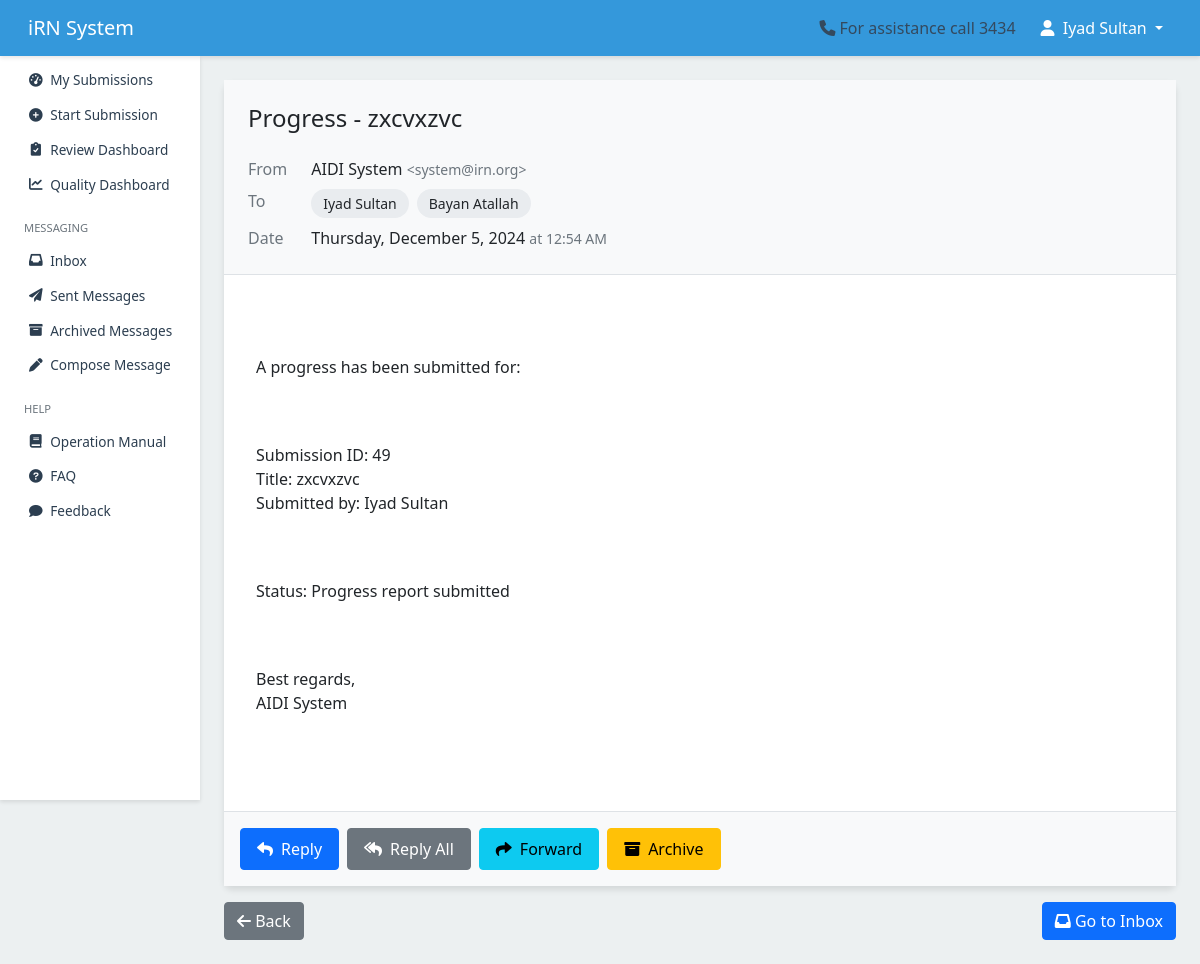
The app's page /messaging/message/307/ (signed in) with its own data.
### messaging/models.py (models this page shows, shortened)
class Message(models.Model):
    sender = models.ForeignKey(User, related_name='sent_messages', on_delete=models.CASCADE)
    recipients = models.ManyToManyField(User, related_name='received_messages')
    cc = models.ManyToManyField(User, related_name='cc_messages', blank=True)
    bcc = models.ManyToManyField(User, related_name='bcc_messages', blank=True)
    subject = models.CharField(max_length=255)
    body = models.TextField()
    respond_by = models.DateTimeField(default=get_default_respond_by, blank=True, null=True)
    sent_at = models.DateTimeField(auto_now_add=True)
    is_archived = models.BooleanField(default=False)
    hashtags = models.CharField(max_length=255, blank=True, null=True)
    thread_id = models.UUIDField(default=uuid.uuid4, editable=False, null=True, blank=True)
    related_submission = models.ForeignKey(
        'submission.Submission',
        on_delete=models.SET_NULL,
        null=True,
        blank=True,
        related_name='related_messages'
    )
    objects = MessageManager()
    message_type = models.CharField(
    max_length=20,
        choices=[
            ('decision', 'Decision'),
            ('notification', 'Notification'),
            ('general', 'General'),
        ],
        default='general'
)
    class Meta:
        ordering = ['-sent_at']

### messaging/views.py (the view)
# urls.py: path('message/<int:message_id>/', views.view_message, name='view_message'),
@login_required
def view_message(request, message_id):
    message = get_object_or_404(Message, id=message_id)
    read_status, created = MessageReadStatus.objects.get_or_create(
        user=request.user,
        message=message,
        defaults={'is_read': True}
    )
    if not read_status.is_read:
        read_status.is_read = True
        read_status.save()
    return render(request, 'messaging/view_message.html', {'message': message})

### messaging/templates/messaging/view_message.html (shortened to what this page needs)
{% extends 'users/base.html' %}
{% load static %}
{% block content %}
<div class="message-container">
    <div class="card">
        <div class="message-header">
            <h1 class="message-subject">{{ message.subject }}</h1>
            <div class="message-meta">
                <span class="message-meta-label">From</span>
                <span class="message-meta-content">
                    {{ message.sender.get_full_name|default:message.sender.username }}
                    <small class="text-muted">&lt;{{ message.sender.email }}&gt;</small>
                </span>
                <span class="message-meta-label">To</span>
                <div class="message-meta-content recipient-list">
                    {% for recipient in message.recipients.all %}
                        <span class="recipient-chip">
                            {{ recipient.get_full_name|default:recipient.username }}
                        </span>
                    {% endfor %}
                </div>
                <span class="message-meta-label">Date</span>
                <span class="message-meta-content">
                    {{ message.sent_at|date:"l, F j, Y" }}
                    <small class="text-muted">at {{ message.sent_at|date:"g:i A" }}</small>
                </span>
            </div>
        </div>
        <div class="message-body">
            {{ message.body|linebreaks }}
        </div>
        <div class="message-footer">
            <div class="message-actions">
                <a href="{% url 'messaging:reply' message.id %}" class="btn btn-primary">
                    <i class="fas fa-reply"></i>
                    Reply
                </a>
                <a href="{% url 'messaging:reply_all' message.id %}" class="btn btn-secondary">
                    <i class="fas fa-reply-all"></i>
                    Reply All
                </a>
                <a href="{% url 'messaging:forward' message.id %}" class="btn btn-info">
                    <i class="fas fa-share"></i>
                    Forward
                </a>
                <form method="post" action="{% url 'messaging:archive_message' %}" class="d-inline">
                    <button type="submit" class="btn {% if user == message.sender %}btn-danger{% else %}btn-warning{% endif %}"
                            onclick="return confirm('Are you sure you want to archive this message?');">
                        <i class="fas fa-archive"></i>
                        Archive
                    </button>
                </form>
            </div>
        </div>
    </div>
    <div class="navigation-actions">
        <a href="javascript:history.back()" class="btn btn-secondary">
            <i class="fas fa-arrow-left"></i>
            Back
        </a>
        <a href="{% url 'messaging:inbox' %}" class="btn btn-primary">
            <i class="fas fa-inbox"></i>
            Go to Inbox
        </a>
    </div>
</div>
{% endblock %}

### users/templates/users/base.html (shortened to what this page needs)
{% load static %}
<!DOCTYPE html>
<html lang="en">
<head>
    {% load static %}
    <link href="https://cdn.jsdelivr.net/npm/bootstrap@5.1.3/dist/css/bootstrap.min.css" rel="stylesheet">
    <link href="https://cdnjs.cloudflare.com/ajax/libs/font-awesome/6.0.0-beta3/css/all.min.css" rel="stylesheet">
    <link href="https://cdn.jsdelivr.net/npm/select2@4.1.0-rc.0/dist/css/select2.min.css" rel="stylesheet">
    <link href="https://cdn.jsdelivr.net/npm/select2-bootstrap-5-theme@1.3.0/dist/select2-bootstrap-5-theme.min.css" rel="stylesheet">
</head>
<body>
    <nav class="navbar navbar-expand-lg navbar-dark">
        <div class="container-fluid">
            <a class="navbar-brand" href="/">iRN System</a>
            <div class="collapse navbar-collapse justify-content-end" id="navbarNav">
                <span class="me-3"><i class="fas fa-phone me-1"></i>For assistance call 3434</span>
                {% if user.is_authenticated %}
                    <ul class="navbar-nav">
                        <li class="nav-item dropdown">
                            <button class="nav-link dropdown-toggle btn btn-link"
                                    id="userDropdown"
                                    data-bs-toggle="dropdown"
                                    aria-expanded="false">
                                <i class="fas fa-user me-1"></i>
                                {{ user.get_full_name|default:user.username }}
                            </button>
                        </li>
                    </ul>
                {% endif %}
            </div>
        </div>
    </nav>
    <div class="container-fluid">
        <div class="row">
            <nav class="sidebar" id="sidebar">
                <div class="position-sticky">
                    <ul class="nav flex-column">
                        <li class="nav-item">
                            <a class="nav-link {% if request.resolver_match.url_name == 'dashboard' %}active{% endif %}"
                               href="{% url 'submission:dashboard' %}">
                                <i class="fas fa-tachometer-alt"></i>
                                <span>My Submissions</span>
                            </a>
                        </li>
                        <li class="nav-item">
                            <a class="nav-link {% if request.resolver_match.url_name == 'start_submission' %}active{% endif %}"
                               href="{% url 'submission:start_submission' %}">
                                <i class="fas fa-plus-circle"></i>
                                <span>Start Submission</span>
                            </a>
                        </li>
                        <li class="nav-item">
                            {% if request.user.groups.all|dictsort:"name"|join:"," in "IRB,OSAR,RC" %}
                            <a class="nav-link {% if request.resolver_match.url_name == 'review_dashboard' %}active{% endif %}"
                               href="{% url 'review:review_dashboard' %}">
                                <i class="fas fa-clipboard-check"></i>
                                <span>Review Dashboard</span>
                            </a>
                            {% endif %}
                        </li>
                        <li class="nav-item">
                            <a href="{% url 'review:quality_dashboard' %}" class="nav-link">
                                <i class="fas fa-chart-line"></i> Quality Dashboard
                            </a>
                        </li>
                        <li class="nav-item mt-3">
                            <div class="sidebar-heading px-3 py-2 text-muted small text-uppercase">
                                Messaging
                            </div>
                        </li>
                        <li class="nav-item">
                            <a class="nav-link {% if request.resolver_match.url_name == 'inbox' %}active{% endif %}"
                               href="{% url 'messaging:inbox' %}">
                                <i class="fas fa-inbox"></i>
                                <span>Inbox</span>
                            </a>
                        </li>
                        <li class="nav-item">
                            <a class="nav-link {% if request.resolver_match.url_name == 'sent_messages' %}active{% endif %}"
                               href="{% url 'messaging:sent_messages' %}">
                                <i class="fas fa-paper-plane"></i>
                                <span>Sent Messages</span>
                            </a>
                        </li>
                        <li class="nav-item">
                            <a class="nav-link {% if request.resolver_match.url_name == 'archived_messages' %}active{% endif %}"
                               href="{% url 'messaging:archived_messages' %}">
                                <i class="fas fa-archive"></i>
                                <span>Archived Messages</span>
                            </a>
                        </li>
                        <li class="nav-item">
                            <a class="nav-link {% if request.resolver_match.url_name == 'compose_message' %}active{% endif %}"
                               href="{% url 'messaging:compose_message' %}">
                                <i class="fas fa-pen"></i>
                                <span>Compose Message</span>
                            </a>
                        </li>
                        <li class="nav-item mt-3">
                            <div class="sidebar-heading px-3 py-2 text-muted small text-uppercase">
                                Help
                            </div>
                        </li>
                        <li class="nav-item">
                            <a class="nav-link" href="{% url 'users:operation_manual' %}" target="_blank">
                                <i class="fas fa-book"></i>
                                <span>Operation Manual</span>
                            </a>
                        </li>
                        <li class="nav-item">
                            <a class="nav-link" href="{% url 'users:faq' %}">
                                <i class="fas fa-question-circle"></i>
                                <span>FAQ</span>
                            </a>
                        </li>
                        <li class="nav-item">
                            <a class="nav-link" href="{% url 'feedback:submit_feedback' %}">
                                <i class="fas fa-comment"></i>
                                <span>Feedback</span>
                            </a>
                        </li>
                    </ul>
                </div>
            </nav>
            <main class="main-content">
                {% block content %}{% endblock %}
            </main>
        </div>
    </div>
</body>
</html>

### users/templates/users/base.html (style rules this page uses)
:root { --primary-color: #3498db; --secondary-color: #2c3e50; --background-color: #ecf0f1; --text-color: #34495e; --sidebar-width: 200px; --navbar-height: 56px; --shadow-sm: 0 2px 4px rgba(0,0,0,.1); --shadow-md: 0 4px 6px rgba(0,0,0,.1); --transition-default: all 0.3s ease; }
body { font-family: 'Segoe UI', Tahoma, Geneva, Verdana, sans-serif; background-color: var(--background-color); color: var(--text-color); min-height: 100vh; padding-top: var(--navbar-height); }
.navbar { background-color: var(--primary-color); box-shadow: var(--shadow-sm); height: var(--navbar-height); padding: 0 1rem; z-index: 1030; position: fixed; top: 0; right: 0; left: 0; }
.navbar-brand, .navbar-nav .nav-link { color: white !important; }
.sidebar { position: fixed; top: var(--navbar-height); left: 0; width: var(--sidebar-width); height: calc(100vh - var(--navbar-height)); background-color: white; box-shadow: var(--shadow-sm); padding-top: 0.5rem; z-index: 1020; overflow-y: auto; }
.sidebar .nav-link { color: var(--secondary-color); padding: 0.4rem 0.75rem; border-left: 3px solid transparent; transition: var(--transition-default); display: flex; align-items: center; gap: 0.35rem; font-size: 0.85rem; margin-bottom: 0.1rem; }
.sidebar .nav-link i { width: 1.1rem; text-align: center; }
.sidebar-heading { padding: 0.3rem 0.75rem !important; margin-bottom: 0.2rem !important; font-size: 0.7rem !important; }
.sidebar .nav-item.mt-3 { margin-top: 0.75rem !important; }
.main-content { margin-left: var(--sidebar-width); padding: 1.5rem; min-height: calc(100vh - var(--navbar-height)); width: calc(100% - var(--sidebar-width)); }
.card { box-shadow: var(--shadow-md); border: none; border-radius: 0.5rem; }

### messaging/templates/messaging/view_message.html (style rules this page uses)
.message-container { max-width: 100%; padding: 0; }
.message-header { background-color: #f8f9fa; border-bottom: 1px solid #dee2e6; padding: 1.5rem; }
.message-subject { font-size: 1.5rem; font-weight: 500; color: #212529; margin-bottom: 1.5rem; }
.message-meta { display: grid; grid-template-columns: auto 1fr; gap: 0.5rem 1.5rem; align-items: start; }
.message-meta-label { color: #6c757d; font-weight: 500; white-space: nowrap; }
.message-meta-content { color: #212529; word-break: break-word; }
.message-body { padding: 2rem; white-space: pre-wrap; color: #212529; min-height: 200px; background-color: white; }
.message-footer { background-color: #f8f9fa; border-top: 1px solid #dee2e6; padding: 1rem; }
.message-actions { display: flex; gap: 0.5rem; flex-wrap: wrap; }
.message-actions .btn { display: inline-flex; align-items: center; gap: 0.5rem; padding: 0.5rem 1rem; }
.navigation-actions { display: flex; justify-content: space-between; margin-top: 1rem; }
.recipient-list { display: flex; flex-wrap: wrap; gap: 0.5rem; }
.recipient-chip { background-color: #e9ecef; border-radius: 16px; padding: 0.25rem 0.75rem; font-size: 0.875rem; }

### records on screen
Message: subject "Progress - zxcvxzvc", sender.get_full_name "AIDI System", sender.email "system@irn.org", sent_at "Thursday, December 5, 2024", sent_at "12:54 AM", body "A progress has been submitted for: Submission ID: 49 Title: zxcvxzvc Submitted by: Iyad Sultan Status: Progress report submitted Best regards, AIDI System"

### other values on screen
{{ user.get_full_name|default:user.username }} "Iyad Sultan"
{{ recipient.get_full_name|default:recipient.username }} "Iyad Sultan"
{{ recipient.get_full_name|default:recipient.username }} "Bayan Atallah"
